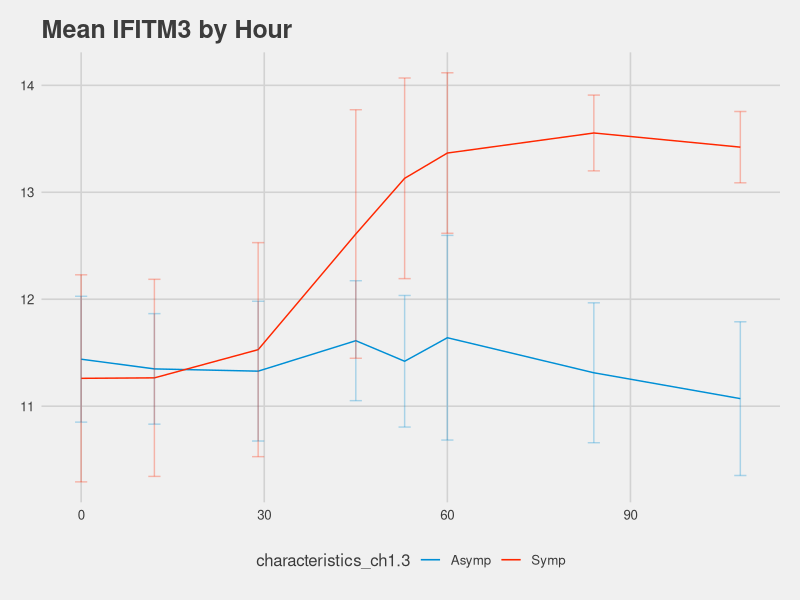

Here is the R script that generated this plot:
## ---- chunk 1
################################################################################
#               Generate a plot with data by time and symptom                  #
################################################################################
library(tidyverse)
library(ggthemes)

hw5 <- read.csv('HW5 LongitudinalStudy.csv')
hw5 <- hw5[!(is.na(hw5$Subject)),] #drop  NAs

hw5 %>% group_by(Hours,characteristics_ch1.3) %>% summarise(Mean=mean(IFITM3),sd=sd(IFITM3),lower=Mean-sd,upper=Mean+sd) %>% ggplot(aes(x=Hours,y=Mean,color=characteristics_ch1.3))+geom_line()+geom_errorbar(aes(ymin=lower,ymax=upper), width=2,alpha=.3)+
  ggtitle("Mean IFITM3 by Hour")+ylab("Mean IFITM3 Level")+theme_fivethirtyeight()+scale_color_fivethirtyeight()
